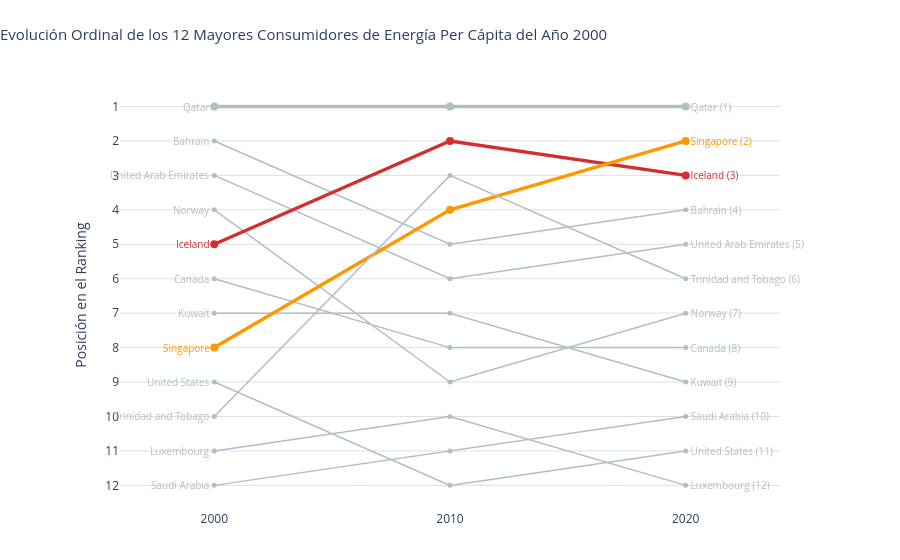

Here is the notebook cell this chart was saved with:
### Markdown cell above
### Pregunta 5: Ranking de consumo (Bump Chart Cohorte Fijo)

### Code cell
df_c = final_dataset[~final_dataset['is_region'] & final_dataset['region'].notna()].copy()
years = [2000, 2010, 2020]
df_ranking = df_c[df_c['year'].isin(years) & df_c['energy_per_capita'].notnull()].copy()

# 1. Encontrar top 12 global del año 2000
df_2000_global = df_ranking[df_ranking['year'] == 2000].copy()
df_2000_global['rank_global'] = df_2000_global['energy_per_capita'].rank(ascending=False, method='min')
top_12_2000 = df_2000_global[df_2000_global['rank_global'] <= 12]['country'].tolist()

# 2. Filtrar el ranking solo para esta cohorte fija
df_cohort = df_ranking[df_ranking['country'].isin(top_12_2000)].copy()

# 3. Recalcular el ranking del 1 al 12 exclusivamente dentro de esta cohorte
df_cohort['rank'] = df_cohort.groupby('year')['energy_per_capita'].rank(ascending=False, method='min')
df_pivot_rank = df_cohort.pivot(index='country', columns='year', values='rank')
df_pivot_rank = df_pivot_rank.sort_values(by=2000)
print('Ranking de consumo per cápita (Cohorte Top 12 de 2000):')
print(df_pivot_rank)

fig = go.Figure()
for country in df_pivot_rank.index:
    ranks = df_pivot_rank.loc[country]
    is_highlight = country in ['Iceland', 'Singapore', 'Qatar']
    color = '#D32F2F' if country == 'Iceland' else ('#FF9800' if country == 'Singapore' else '#B0BEC5')
    width = 3.5 if is_highlight else 1.5
    fig.add_trace(go.Scatter(
        x=years,
        y=ranks,
        mode='lines+markers',
        name=country,
        line=dict(color=color, width=width),
        marker=dict(size=8 if is_highlight else 5)
    ))
    fig.add_annotation(
        x=2000,
        y=ranks[2000],
        text=f"{country} ",
        showarrow=False,
        xanchor='right',
        font=dict(color=color, size=10)
    )
    fig.add_annotation(
        x=2020,
        y=ranks[2020],
        text=f" {country} ({int(ranks[2020])})",
        showarrow=False,
        xanchor='left',
        font=dict(color=color, size=10)
    )

fig.update_layout(
    plot_bgcolor='white',
    title_text='Evolución Ordinal de los 12 Mayores Consumidores de Energía Per Cápita del Año 2000',
    title_x=0.0,
    title_font_size=15,
    xaxis=dict(showgrid=False, tickvals=years, range=[1996, 2024]),
    yaxis=dict(showgrid=True, gridcolor='#E0E0E0', autorange='reversed', tickvals=list(range(1, 13)), title='Posición en el Ranking'),
    showlegend=False,
    margin=dict(l=120, r=120, t=80, b=50)
)
fig.show()

### Figure 1 — Plotly figure (JSON) as saved in the notebook; plotly's stock layout.template omitted (floating-point values rounded to 4 significant figures)
{"data": [{"line": {"color": "#B0BEC5", "width": 3.5}, "marker": {"size": 8}, "mode": "lines+markers", "name": "Qatar", "type": "scatter", "x": [2000, 2010, 2020], "y": [1.0, 1.0, 1.0]}, {"line": {"color": "#B0BEC5", "width": 1.5}, "marker": {"size": 5}, "mode": "lines+markers", "name": "Bahrain", "type": "scatter", "x": [2000, 2010, 2020], "y": [2.0, 5.0, 4.0]}, {"line": {"color": "#B0BEC5", "width": 1.5}, "marker": {"size": 5}, "mode": "lines+markers", "name": "United Arab Emirates", "type": "scatter", "x": [2000, 2010, 2020], "y": [3.0, 6.0, 5.0]}, {"line": {"color": "#B0BEC5", "width": 1.5}, "marker": {"size": 5}, "mode": "lines+markers", "name": "Norway", "type": "scatter", "x": [2000, 2010, 2020], "y": [4.0, 9.0, 7.0]}, {"line": {"color": "#D32F2F", "width": 3.5}, "marker": {"size": 8}, "mode": "lines+markers", "name": "Iceland", "type": "scatter", "x": [2000, 2010, 2020], "y": [5.0, 2.0, 3.0]}, {"line": {"color": "#B0BEC5", "width": 1.5}, "marker": {"size": 5}, "mode": "lines+markers", "name": "Canada", "type": "scatter", "x": [2000, 2010, 2020], "y": [6.0, 8.0, 8.0]}, {"line": {"color": "#B0BEC5", "width": 1.5}, "marker": {"size": 5}, "mode": "lines+markers", "name": "Kuwait", "type": "scatter", "x": [2000, 2010, 2020], "y": [7.0, 7.0, 9.0]}, {"line": {"color": "#FF9800", "width": 3.5}, "marker": {"size": 8}, "mode": "lines+markers", "name": "Singapore", "type": "scatter", "x": [2000, 2010, 2020], "y": [8.0, 4.0, 2.0]}, {"line": {"color": "#B0BEC5", "width": 1.5}, "marker": {"size": 5}, "mode": "lines+markers", "name": "United States", "type": "scatter", "x": [2000, 2010, 2020], "y": [9.0, 12.0, 11.0]}, {"line": {"color": "#B0BEC5", "width": 1.5}, "marker": {"size": 5}, "mode": "lines+markers", "name": "Trinidad and Tobago", "type": "scatter", "x": [2000, 2010, 2020], "y": [10.0, 3.0, 6.0]}, {"line": {"color": "#B0BEC5", "width": 1.5}, "marker": {"size": 5}, "mode": "lines+markers", "name": "Luxembourg", "type": "scatter", "x": [2000, 2010, 2020], "y": [11.0, 10.0, 12.0]}, {"line": {"color": "#B0BEC5", "width": 1.5}, "marker": {"size": 5}, "mode": "lines+markers", "name": "Saudi Arabia", "type": "scatter", "x": [2000, 2010, 2020], "y": [12.0, 11.0, 10.0]}], "layout": {"annotations": [{"font": {"color": "#B0BEC5", "size": 10}, "showarrow": false, "text": "Qatar ", "x": 2000, "xanchor": "right", "y": 1.0}, {"font": {"color": "#B0BEC5", "size": 10}, "showarrow": false, "text": " Qatar (1)", "x": 2020, "xanchor": "left", "y": 1.0}, {"font": {"color": "#B0BEC5", "size": 10}, "showarrow": false, "text": "Bahrain ", "x": 2000, "xanchor": "right", "y": 2.0}, {"font": {"color": "#B0BEC5", "size": 10}, "showarrow": false, "text": " Bahrain (4)", "x": 2020, "xanchor": "left", "y": 4.0}, {"font": {"color": "#B0BEC5", "size": 10}, "showarrow": false, "text": "United Arab Emirates ", "x": 2000, "xanchor": "right", "y": 3.0}, {"font": {"color": "#B0BEC5", "size": 10}, "showarrow": false, "text": " United Arab Emirates (5)", "x": 2020, "xanchor": "left", "y": 5.0}, {"font": {"color": "#B0BEC5", "size": 10}, "showarrow": false, "text": "Norway ", "x": 2000, "xanchor": "right", "y": 4.0}, {"font": {"color": "#B0BEC5", "size": 10}, "showarrow": false, "text": " Norway (7)", "x": 2020, "xanchor": "left", "y": 7.0}, {"font": {"color": "#D32F2F", "size": 10}, "showarrow": false, "text": "Iceland ", "x": 2000, "xanchor": "right", "y": 5.0}, {"font": {"color": "#D32F2F", "size": 10}, "showarrow": false, "text": " Iceland (3)", "x": 2020, "xanchor": "left", "y": 3.0}, {"font": {"color": "#B0BEC5", "size": 10}, "showarrow": false, "text": "Canada ", "x": 2000, "xanchor": "right", "y": 6.0}, {"font": {"color": "#B0BEC5", "size": 10}, "showarrow": false, "text": " Canada (8)", "x": 2020, "xanchor": "left", "y": 8.0}, {"font": {"color": "#B0BEC5", "size": 10}, "showarrow": false, "text": "Kuwait ", "x": 2000, "xanchor": "right", "y": 7.0}, {"font": {"color": "#B0BEC5", "size": 10}, "showarrow": false, "text": " Kuwait (9)", "x": 2020, "xanchor": "left", "y": 9.0}, {"font": {"color": "#FF9800", "size": 10}, "showarrow": false, "text": "Singapore ", "x": 2000, "xanchor": "right", "y": 8.0}, {"font": {"color": "#FF9800", "size": 10}, "showarrow": false, "text": " Singapore (2)", "x": 2020, "xanchor": "left", "y": 2.0}, {"font": {"color": "#B0BEC5", "size": 10}, "showarrow": false, "text": "United States ", "x": 2000, "xanchor": "right", "y": 9.0}, {"font": {"color": "#B0BEC5", "size": 10}, "showarrow": false, "text": " United States (11)", "x": 2020, "xanchor": "left", "y": 11.0}, {"font": {"color": "#B0BEC5", "size": 10}, "showarrow": false, "text": "Trinidad and Tobago ", "x": 2000, "xanchor": "right", "y": 10.0}, {"font": {"color": "#B0BEC5", "size": 10}, "showarrow": false, "text": " Trinidad and Tobago (6)", "x": 2020, "xanchor": "left", "y": 6.0}, {"font": {"color": "#B0BEC5", "size": 10}, "showarrow": false, "text": "Luxembourg ", "x": 2000, "xanchor": "right", "y": 11.0}, {"font": {"color": "#B0BEC5", "size": 10}, "showarrow": false, "text": " Luxembourg (12)", "x": 2020, "xanchor": "left", "y": 12.0}, {"font": {"color": "#B0BEC5", "size": 10}, "showarrow": false, "text": "Saudi Arabia ", "x": 2000, "xanchor": "right", "y": 12.0}, {"font": {"color": "#B0BEC5", "size": 10}, "showarrow": false, "text": " Saudi Arabia (10)", "x": 2020, "xanchor": "left", "y": 10.0}], "margin": {"b": 50, "l": 120, "r": 120, "t": 80}, "plot_bgcolor": "white", "showlegend": false, "title": {"font": {"size": 15}, "text": "Evolución Ordinal de los 12 Mayores Consumidores de Energía Per Cápita del Año 2000", "x": 0.0}, "xaxis": {"range": [1996, 2024], "showgrid": false, "tickvals": [2000, 2010, 2020]}, "yaxis": {"autorange": "reversed", "gridcolor": "#E0E0E0", "showgrid": true, "tickvals": [1, 2, 3, 4, 5, 6, 7, 8, 9, 10, 11, 12], "title": {"text": "Posición en el Ranking"}}}}
